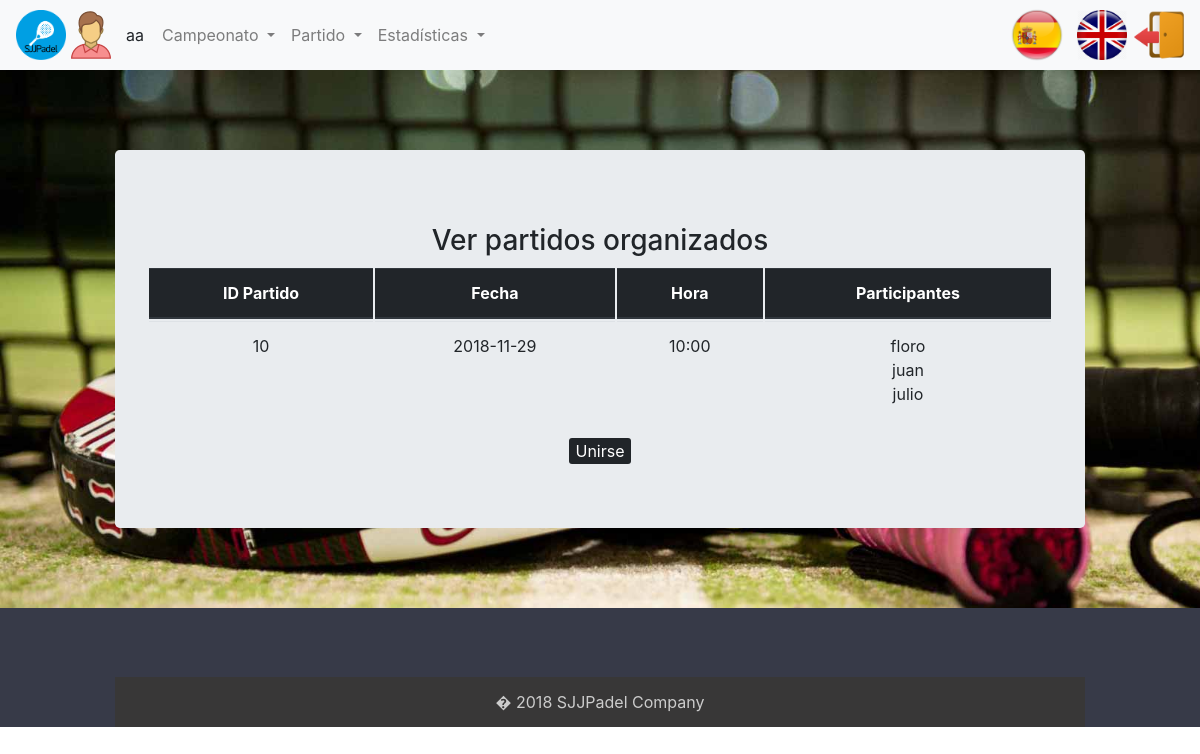
/index.php?controller=organizeMatch&action=join&idOrganizeMatch=10 (signed in), run on the app's committed database.
### tables this page shows
CREATE TABLE `usuario` (
  `login` varchar(20) NOT NULL,
  `nombre` varchar(20) NOT NULL,
  `apellidos` varchar(45) DEFAULT NULL,
  `pass` varchar(20) DEFAULT NULL,
  `rol` char(1) DEFAULT NULL,
  `genero` varchar(10) DEFAULT NULL
);

CREATE TABLE `organizarpartido` (
  `idOrganizarPartido` int(11) NOT NULL,
  `fecha` date NOT NULL,
  `hora` time NOT NULL
);

### core/ViewManager.php (called while the page is built, shortened)
<?php
class ViewManager
{
    private $fragmentContents = array();
    private $variables = array();
    private $currentFragment = self::DEFAULT_FRAGMENT;
    private $layout = "default";
    private function saveCurrentFragment()
    {
        $this->fragmentContents[$this->currentFragment] .= ob_get_contents();
    }
    public function moveToFragment($name)
    {
        $this->currentFragment = $name;
    }
    public function getFragment($fragment, $default = "")
    {
        if (! isset($this->fragmentContents[$fragment])) {
            return $default;
        }
        return $this->fragmentContents[$fragment];
    }
    public function setVariable($varname, $value, $flash = false)
    {
        $this->variables[$varname] = $value;
    }
    public function getVariable($varname, $default = NULL)
    {
        if (! isset($this->variables[$varname])) {
            return $default;
        }
        return $this->variables[$varname];
    }
    public function render($controller, $viewname)
    {
        include (__DIR__ . "/../view/$controller/$viewname.php");
        $this->renderLayout();
    }
    private function renderLayout()
    {
        include (__DIR__ . "/../view/layouts/" . $this->layout . ".php");
    }
    private static $viewmanager_singleton = NULL;
    public static function getInstance()
    {
        if (self::$viewmanager_singleton == null) {
            self::$viewmanager_singleton = new ViewManager();
        }
        return self::$viewmanager_singleton;
    }
}

### controller/OrganizeMatchController.php (called while the page is built, shortened)
<?php
require_once (__DIR__ . "/../core/ViewManager.php");
require_once (__DIR__ . "/../core/I18n.php");
require_once (__DIR__ . "/../model/OrganizeMatch.php");
require_once (__DIR__ . "/../model/OrganizeMatchMapper.php");
require_once (__DIR__ . "/../controller/BaseController.php");
class OrganizeMatchController extends BaseController
{
    private $organizeMatchMapper;
    private $participantsMatchMapper;
    public function __construct()
    {
        parent::__construct();
        $this->organizeMatchMapper = new OrganizeMatchMapper();
        $this->participantsMatchMapper = new ParticipantsMatchMapper();
    }
    public function join()
    {
        $idOrganizeMatch = $_REQUEST["idOrganizeMatch"];
        $joinMatch = $this->organizeMatchMapper->findMatchWithParticipants($idOrganizeMatch);
        $play = $this->participantsMatchMapper->play($idOrganizeMatch, $_SESSION["currentuser"]);
        $this->view->setVariable("play", $play);
        $this->view->setVariable("joinMatch", $joinMatch);
        $this->view->render("organizeMatch", "join");
    }
}

### index.php (called while the page is built, shortened)
<?php
function run()
{
    try {
        $controller = loadController($_GET["controller"]);
        $actionName = $_GET["action"];
        $controller->$actionName();
    } catch (Exception $ex) {
        die("An exception occured!!!!!" . $ex->getMessage());
    }
}
function loadController($controllerName)
{
    return new $controllerClassName();
}
run();
?>

### core/I18n.php (called while the page is built, shortened)
<?php
class I18n
{
    private $messages;
    public function setLanguage($language)
    {
        $this->messages = $i18n_messages;
    }
    public function i18n($key)
    {
        if (isset($this->messages[$key])) {
            return $this->messages[$key];
        } else {
            return $key;
        }
    }
    private static $i18n_singleton = null;
    public static function getInstance()
    {
        if (self::$i18n_singleton == NULL) {
            self::$i18n_singleton = new I18n();
        }
        return self::$i18n_singleton;
    }
}
function i18n($key)
{
    return I18n::getInstance()->i18n($key);
}

### model/OrganizeMatch.php (called while the page is built, shortened)
<?php
class OrganizeMatch
{
    private $idOrganizarPartido;
    private $fecha;
    private $hora;
    private $participants;
    public function __construct($idOrganizeMatch = NULL, $fecha = NULL, $hora = NULL, array $participants = NULL, $numParticipants = NULL)
    {
        $this->idOrganizarPartido = $idOrganizeMatch;
        $this->fecha = $fecha;
        $this->hora = $hora;
        $this->participants = $participants;
    }
    public function getIdOrganizarPartido()
    {
        return $this->idOrganizarPartido;
    }
    public function getFecha()
    {
        return $this->fecha;
    }
    public function getHora()
    {
        return $this->hora;
    }
    public function getParticipants()
    {
        return $this->participants;
    }
    public function setParticipants($participants)
    {
        $this->participants = $participants;
    }
}

### model/OrganizeMatchMapper.php (called while the page is built, shortened)
<?php
require_once (__DIR__ . "/../core/PDOConnection.php");
class OrganizeMatchMapper
{
    private $db;
    public function __construct()
    {
        $this->db = PDOConnection::getInstance();
    }
    public function findMatchWithParticipants($id)
    {
        $stmt = $this->db->prepare("SELECT
			O.idOrganizarPartido as 'organizarpartido.idOrganizarPartido',
			O.fecha as 'organizarpartido.fecha',
			O.hora as 'organizarpartido.hora',
			P.idOrganizarPartido as 'participantespartido.idOrganizarPartido',
			P.loginUsuario as 'participantespartido.loginUsuario'
			FROM organizarpartido O LEFT OUTER JOIN participantespartido P
			ON O.idOrganizarPartido = P.idOrganizarPartido
			WHERE
			O.idOrganizarPartido=? ");
        $stmt->execute(array(
            $id
        ));
        $match_wt_participants = $stmt->fetchAll(PDO::FETCH_ASSOC);
        if (sizeof($match_wt_participants) > 0) {
            $organizeMatch = new OrganizeMatch($id, $match_wt_participants[0]["organizarpartido.fecha"], substr($match_wt_participants[0]["organizarpartido.hora"], 0, 5));
            $participants_array = array();
            if ($match_wt_participants[0]["organizarpartido.idOrganizarPartido"] != null) {
                foreach ($match_wt_participants as $participant) {
                    array_push($participants_array, $participant["participantespartido.loginUsuario"]);
                }
            }
            $organizeMatch->setParticipants($participants_array);
            return $organizeMatch;
        } else {
            return NULL;
        }
    }
}

### core/PDOConnection.php (called while the page is built)
<?php
class PDOConnection
{
    private static $dbhost = "localhost";
    private static $dbname = "sjjpadel";
    private static $dbuser = "abp";
    private static $dbpass = "abp";
    private static $db_singleton = null;
    public static function getInstance()
    {
        if (self::$db_singleton == null) {
            self::$db_singleton = new PDO("mysql:host=" . self::$dbhost . ";dbname=" . self::$dbname . ";charset=utf8",
            self::$dbuser, self::$dbpass, array(
                PDO::ATTR_EMULATE_PREPARES => false,
                PDO::ATTR_ERRMODE => PDO::ERRMODE_EXCEPTION
            ));
        }
        return self::$db_singleton;
    }
}
?>

### model/UserMapper.php (called while the page is built, shortened)
<?php
require_once (__DIR__ . "/../core/PDOConnection.php");
class UserMapper
{
    private $db;
    public function __construct()
    {
        $this->db = PDOConnection::getInstance();
    }
    public function getDatos($login)
    {
        $stmt = $this->db->prepare("SELECT * FROM usuario where login=?");
        $stmt->execute(array(
            $login
        ));
        $toret_db = $stmt->fetchAll(PDO::FETCH_ASSOC);
        $user = null;
        foreach ($toret_db as $datos) {
            $user = new User($datos['login'], $datos['nombre'], $datos['apellidos'], $datos['pass'], $datos['rol'], $datos['genero']);
        }
        return $user;
    }
}

### controller/BaseController.php (called while the page is built, shortened)
<?php
require_once (__DIR__ . "/../core/ViewManager.php");
require_once (__DIR__ . "/../core/I18n.php");
require_once (__DIR__ . "/../model/User.php");
require_once (__DIR__ . "/../model/UserMapper.php");
class BaseController
{
    public function __construct()
    {
        if (isset($_SESSION["currentuser"])) {
            $userMapper = new UserMapper();
            $datosUser = $userMapper->getDatos($_SESSION["currentuser"]);
        }
    }
}

### view/organizeMatch/join.php (the view, shortened to what this page needs)
<?php
require_once (__DIR__ . "/../../core/ViewManager.php");
$view = ViewManager::getInstance();
$joinMatch = $view->getVariable("joinMatch");
$view->setVariable("title", "Unirse a Partido Organizado");
$play = $view->getVariable("play");
?>
<h3><?= i18n("View Organized Matches"); ?></h3>
<table class="table">
	<thead class="thead-dark">
		<tr>
			<th scope="col">
        <?= i18n("IDMatch"); ?>
      </th>
			<th scope="col">
        <?= i18n("Date"); ?>
      </th>
			<th scope="col">
        <?= i18n("Time"); ?>
      </th>
			<th scope="col" colspan="2">
        <?= i18n("Participants"); ?>
      </th>
		</tr>
	</thead>
	<tbody>
		<tr>
			<td>
              <?= $joinMatch->getIdOrganizarPartido(); ?>
            </td>
			<td>
              <?= $joinMatch->getFecha(); ?>
            </td>
			<td>
              <?= $joinMatch->getHora(); ?>
            </td>
			<td>
              <?php foreach($joinMatch->getParticipants() as $participant): ?>
                <div>
                  <?= $participant ?>
                </div>
              <?php endforeach; ?>
            </td>
	</tbody>
</table>
<?php if(!$play): ?>
<form action="index.php?controller=organizeMatch&amp;action=join"
	method="POST">
		name="idOrganizeMatch" id="idOrganizeMatch" /> <input
		class="button-organize" type="submit" value="<?= i18n("Join"); ?>" />
</form>
<?php endif; ?>

### view/layouts/default.php (shortened to what this page needs)
<?php
$view = ViewManager::getInstance();
$currentuser = $view->getVariable("currentusername");
$currentGender = $view->getVariable("currentGender");
$currentRol = $view->getVariable("currentRol");
?>
<!DOCTYPE html>
<html lang="en">
<head>
<link rel="stylesheet"
	href="https://maxcdn.bootstrapcdn.com/bootstrap/4.0.0/css/bootstrap.min.css"
>
<link rel="stylesheet"
	href="https://use.fontawesome.com/releases/v5.5.0/css/all.css"
>
	<link rel="stylesheet" href="css/style.css" type="text/css">
</head>
<body>
	<div class="contenedor">
		<nav class="navbar navbar-expand-lg navbar-light bg-light">
			<img class="img-circle icono" src="images/icono.png">
		<?php if (isset($currentuser)): ?>
			<img class="icono" src="images/<?php echo $currentGender; ?>.png"> <span
				class="username">
				<?= sprintf(i18n("%s"), $currentuser) ?>
			</span>
		<?php endif ?>
			<div class="collapse navbar-collapse" id="navbarSupportedContent">
				<ul class="navbar-nav mr-auto">
				<?php if($currentRol == 'd' || $currentRol == 'a' || $currentRol == 'e'): ?>
					<li class="nav-item dropdown"><a class="nav-link dropdown-toggle"
						href="#" id="navbarDropdown" role="button" data-toggle="dropdown"
						aria-haspopup="true" aria-expanded="false">
							<?php echo i18n("Championship") ?>
						</a>
						</li>
				<?php endif ?>
				<?php if($currentRol == 'd' || $currentRol == 'a' || $currentRol == 'e'): ?>
					<li class="nav-item dropdown"><a class="nav-link dropdown-toggle"
						href="#" id="navbarDropdown" role="button" data-toggle="dropdown"
						aria-haspopup="true" aria-expanded="false">
							<?php echo i18n("Match") ?>
						</a>
						</li>
					<li class="nav-item dropdown"><a class="nav-link dropdown-toggle"
						href="#" id="navbarDropdown" role="button" data-toggle="dropdown"
						aria-haspopup="true" aria-expanded="false">
							<?php echo i18n("Statistics") ?>
						</a>
						</li>
				<?php endif ?>
				</ul>
			</div>
			<li class="nav-item">
			<?php include(__DIR__."/language_select_element.php"); ?>
		</li>
			<li class="nav-item">
			<?php if (isset($currentuser)): ?>
				<a href="index.php?controller=users&amp;action=logout"> <img
					src="images/salir.png" class="rounded icono"
					alt="Im�genes responsive">
			</a>
				<?php endif ?>
			</li>
		</nav>
		<div class="container">
			<div class="jumbotron">
				<?= $view->getFragment(ViewManager::DEFAULT_FRAGMENT) ?>
			</div>
		</div>
		<footer id="myFooter">
			<div class="container">
				<div class="row">
					<div class="col-sm-3 myCols"></div>
				</div>
				<div class="social-networks"></div>
				<div class="footer-copyright">
					<p>� 2018 SJJPadel Company</p>
				</div>
		</footer>
	</div>
</body>
</html>

### css/style.css (style rules this page uses)
body { width: 100%; height: 100%; }
.contenedor { background: url('../images/padel.jpg'); background-size: cover; background-attachment: fixed; }
ul, li { list-style: none; }
#myFooter { margin: 0; padding: 0; background-color: #373a48; color: white; }
#myFooter .footer-copyright { background-color: #383737; padding-top: 3px; padding-bottom: 3px; text-align: center; }
#myFooter .footer-copyright p { margin: 10px; color: #ccc; }
#myFooter .myCols { text-align: center; }
#myFooter .social-networks { text-align: center; padding-top: 30px; padding-bottom: 38px; }
.icono { width: 50px; height: 50px; }
table { border-collapse: inherit; }
.button-organize { background-color: rgba(33, 37, 41, 1); border: none; border-radius: 3px; color: white; }
.container { margin: 0 auto; max-width: 1000px; }
.jumbotron { margin: 80px 0; text-align: center; }
.username { margin-left: 10px; margin-right: 10px; }

### data on the page
usuario: genero (picture)
organizarpartido: fecha "2018-11-29"

### other printed values
sprintf(i18n("%s"), $currentuser) "aa"
i18n("Championship") "Campeonato"
i18n("Match") "Partido"
i18n("Statistics") "Estadísticas"
i18n("View Organized Matches") "Ver partidos organizados"
i18n("IDMatch") "ID Partido"
i18n("Date") "Fecha"
i18n("Time") "Hora"
i18n("Participants") "Participantes"
$joinMatch->getIdOrganizarPartido() "10"
$joinMatch->getHora() "10:00"
$participant "floro"
$participant "juan"
$participant "julio"
